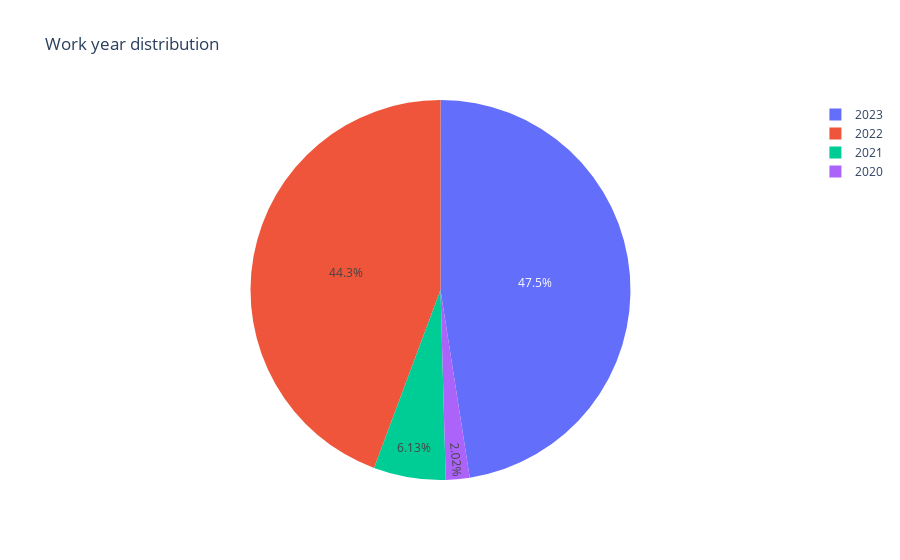

This figure's notebook cell:
### Code cell
work_year = df['work_year'].value_counts()
fig = px.pie(values = work_year.values, names = work_year.index, 
            title = 'Work year distribution')
fig.show()

### Figure 1 — Plotly figure (JSON) as saved in the notebook; plotly's stock layout.template omitted (floating-point values rounded to 4 significant figures)
{"data": [{"domain": {"x": [0, 1], "y": [0, 1]}, "hovertemplate": "label=%{label}<br>value=%{value}<extra></extra>", "labels": [2023, 2022, 2021, 2020], "legendgroup": "", "name": "", "showlegend": true, "type": "pie", "values": [1785, 1664, 230, 76]}], "layout": {"legend": {"tracegroupgap": 0}, "title": {"text": "Work year distribution"}}}
